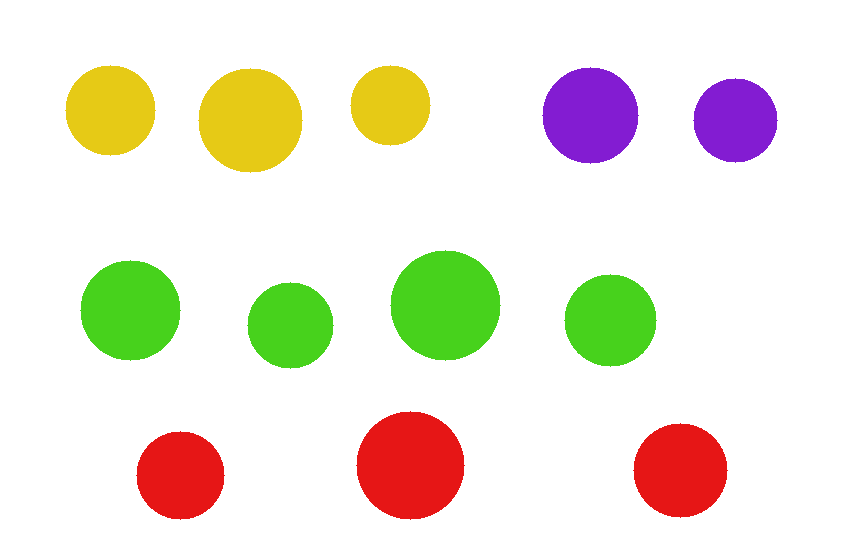
#> input picture tarea 4/video18/lunares.png, 860 x 560 px
$ python video18_contador3.py
#> lines starting #> are read from the running program, lines starting #| are printed output that depends on the picture; after the words box and inside, x2 and y2 are one past the last pixel; in counts of white or black regions, pixels touching at a corner belong together
import cv2
import numpy as np


# Funcion para dibujar y numerar los contornos
def dibujar_contornos(imagen, contornos, color):

    contador = 0

    for contorno in contornos:

        area = cv2.contourArea(contorno)

        # Evitar objetos demasiado pequeños
        if area > 500:

            contador += 1

            M = cv2.moments(contorno)

            if M["m00"] != 0:

                x = int(M["m10"] / M["m00"])
                y = int(M["m01"] / M["m00"])

                # Dibujar contorno
                cv2.drawContours(
                    imagen,
                    [contorno],
                    -1,
                    color,
                    3
                )

                # Escribir numero
                cv2.putText(
                    imagen,
                    str(contador),
                    (x - 10, y + 10),
                    cv2.FONT_HERSHEY_SIMPLEX,
                    0.8,
                    (0, 0, 0),
                    2
                )

    return contador


# ==========================================
# LEER IMAGEN
# ==========================================

imagen = cv2.imread("lunares.png")
#> imagen is the input picture: shape (560, 860, 3); mean B, G, R 219.5, 233.3, 238.2

if imagen is None:
    print("Error: No se encontro lunares.png")
    exit()


# Convertir de BGR a HSV
imagenHSV = cv2.cvtColor(
    imagen,
    cv2.COLOR_BGR2HSV
)
#> imagenHSV: shape (560, 860, 3); mean H, S, V 8, 39.6, 248.8


# ==========================================
# RANGOS DE COLORES
# ==========================================

# Amarillo
amarillo_bajo = np.array([20, 100, 20], np.uint8)
amarillo_alto = np.array([32, 255, 255], np.uint8)

# Violeta
violeta_bajo = np.array([130, 100, 20], np.uint8)
violeta_alto = np.array([145, 255, 255], np.uint8)

# Verde
verde_bajo = np.array([36, 100, 20], np.uint8)
verde_alto = np.array([70, 255, 255], np.uint8)

# Rojo - primer rango
rojo_bajo1 = np.array([0, 100, 20], np.uint8)
rojo_alto1 = np.array([10, 255, 255], np.uint8)

# Rojo - segundo rango
rojo_bajo2 = np.array([175, 100, 20], np.uint8)
rojo_alto2 = np.array([179, 255, 255], np.uint8)


# ==========================================
# CREAR MASCARAS
# ==========================================

mascara_amarillo = cv2.inRange(
    imagenHSV,
    amarillo_bajo,
    amarillo_alto
)
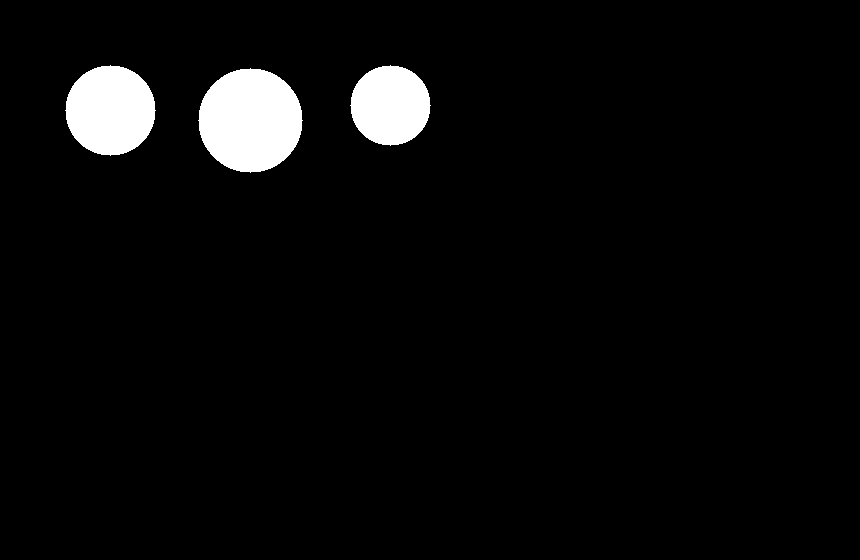
#> mascara_amarillo: shape (560, 860); 4.1% white; 3 white regions, box (x1, y1, x2, y2) and area: (198, 68, 303, 173) 8497, (65, 65, 156, 156) 6361, (350, 65, 431, 146) 5025

mascara_violeta = cv2.inRange(
    imagenHSV,
    violeta_bajo,
    violeta_alto
)
#> mascara_violeta: shape (560, 860); 2.6% white; 2 white regions, box (x1, y1, x2, y2) and area: (542, 67, 639, 164) 7213, (693, 78, 778, 163) 5525

mascara_verde = cv2.inRange(
    imagenHSV,
    verde_bajo,
    verde_alto
)
#> mascara_verde: shape (560, 860); 6.2% white; 4 white regions, box (x1, y1, x2, y2) and area: (390, 250, 501, 361) 9477, (80, 260, 181, 361) 7845, (564, 274, 657, 367) 6625, (247, 282, 334, 369) 5789

mascara_rojo1 = cv2.inRange(
    imagenHSV,
    rojo_bajo1,
    rojo_alto1
)
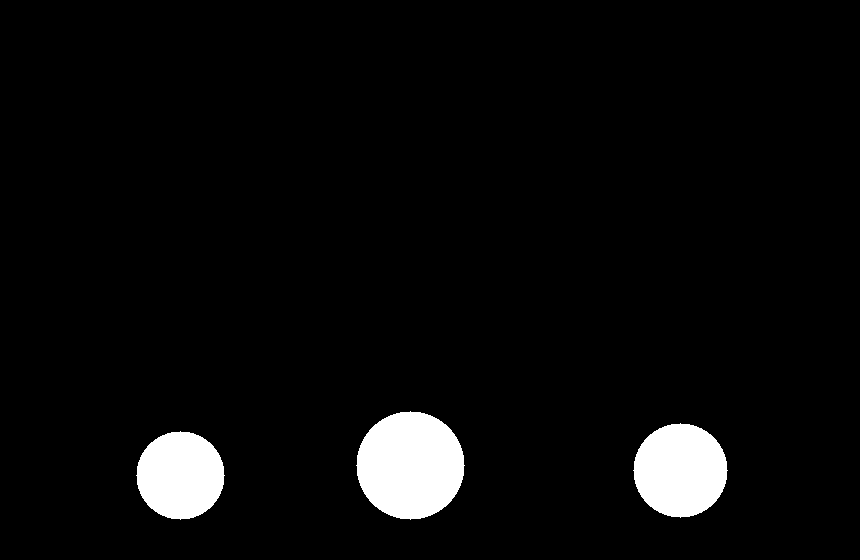
#> mascara_rojo1: shape (560, 860); 4.6% white; 3 white regions

mascara_rojo2 = cv2.inRange(
    imagenHSV,
    rojo_bajo2,
    rojo_alto2
)
#> mascara_rojo2: shape (560, 860); every value is 0

# Unir los dos rangos del rojo
mascara_rojo = cv2.add(
    mascara_rojo1,
    mascara_rojo2
)


# ==========================================
# ENCONTRAR CONTORNOS
# ==========================================

contornos_amarillo, _ = cv2.findContours(
    mascara_amarillo,
    cv2.RETR_EXTERNAL,
    cv2.CHAIN_APPROX_SIMPLE
)
#> contornos_amarillo = 3 contours; box (x1, y1, x2, y2) and area: (198, 68, 303, 173) 8350, (65, 65, 156, 156) 6234, (350, 65, 431, 146) 4912

contornos_violeta, _ = cv2.findContours(
    mascara_violeta,
    cv2.RETR_EXTERNAL,
    cv2.CHAIN_APPROX_SIMPLE
)
#> contornos_violeta = 2 contours; box (x1, y1, x2, y2) and area: (542, 67, 639, 164) 7078, (693, 78, 778, 163) 5406

contornos_verde, _ = cv2.findContours(
    mascara_verde,
    cv2.RETR_EXTERNAL,
    cv2.CHAIN_APPROX_SIMPLE
)
#> contornos_verde = 4 contours; box (x1, y1, x2, y2) and area: (390, 250, 501, 361) 9322, (80, 260, 181, 361) 7704, (564, 274, 657, 367) 6494, (247, 282, 334, 369) 5668

contornos_rojo, _ = cv2.findContours(
    mascara_rojo,
    cv2.RETR_EXTERNAL,
    cv2.CHAIN_APPROX_SIMPLE
)
#> contornos_rojo = 3 contours; box (x1, y1, x2, y2) and area: (356, 411, 465, 520) 8992, (633, 423, 728, 518) 6788, (136, 431, 225, 520) 5952


# ==========================================
# DIBUJAR Y CONTAR
# ==========================================

amarillos = dibujar_contornos(
    imagen,
    contornos_amarillo,
    (0, 255, 255)
)
#> the loop in dibujar_contornos, `for contorno in contornos: ` made 3 passes
#> (area, x, y) on passes 1 to 3: (8350, 250, 120), (4912, 390, 105), (6234, 110, 110)
#> after the loop in dibujar_contornos, `for contorno in contornos:`:
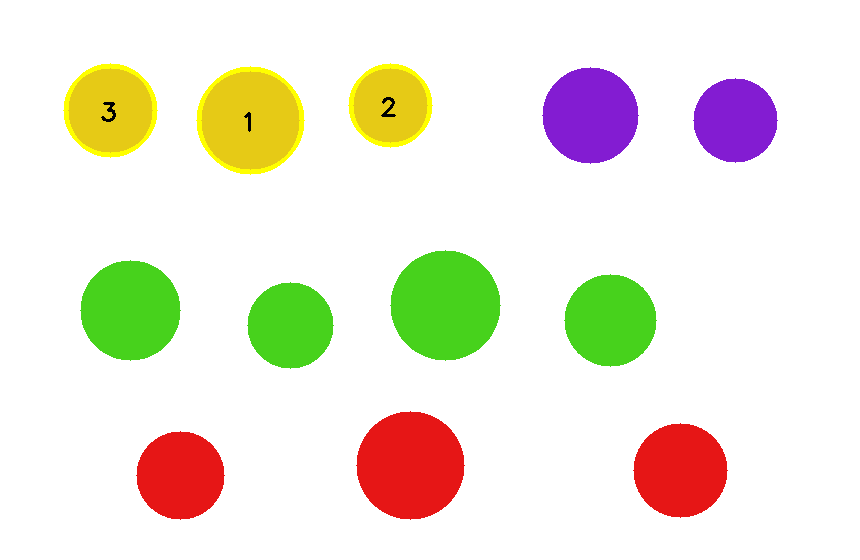
#> imagen: shape (560, 860, 3); 0.87% of pixels changed, all inside (x1, y1, x2, y2) = (63, 63, 433, 175)
#> after the loop in dibujar_contornos, `for contorno in contornos:`: contador = 3
#> amarillos = 3

violetas = dibujar_contornos(
    imagen,
    contornos_violeta,
    (140, 40, 120)
)
#> call 2 of dibujar_contornos, with color = (140, 40, 120)
#> the loop in dibujar_contornos (call 2), `for contorno in contornos: ` made 2 passes
#> (area, contador, x, y) on passes 1 to 2: (5406, 1, 735, 120), (7078, 2, 590, 115)
#> after the loop in dibujar_contornos (call 2), `for contorno in contornos:`:
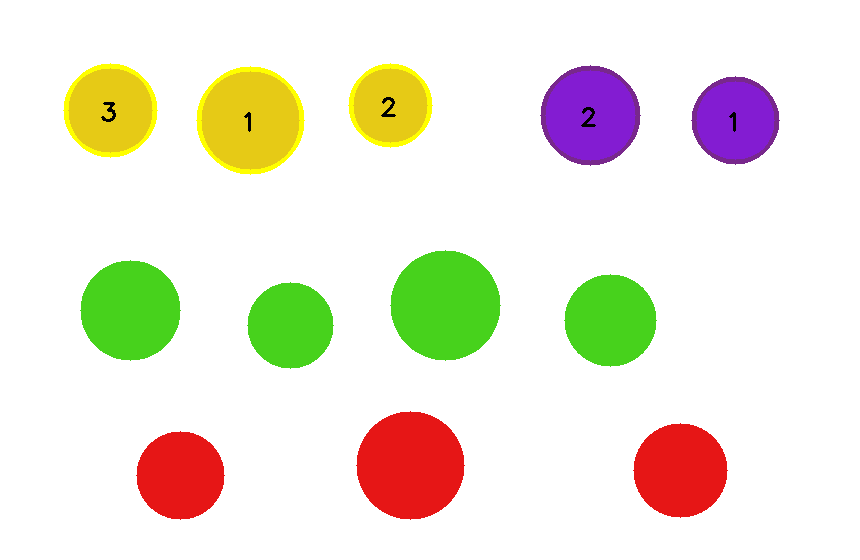
#> imagen: shape (560, 860, 3); 0.56% of pixels changed, all inside (x1, y1, x2, y2) = (540, 65, 780, 166)
#> after the loop in dibujar_contornos (call 2), `for contorno in contornos:`: contador = 2
#> violetas = 2

verdes = dibujar_contornos(
    imagen,
    contornos_verde,
    (0, 255, 0)
)
#> call 3 of dibujar_contornos, with color = (0, 255, 0)
#> the loop in dibujar_contornos (call 3), `for contorno in contornos: ` made 4 passes
#> (area, x, y) on passes 1 to 4: (5668, 290, 325), (6494, 610, 320), (7704, 130, 310), (9322, 445, 305)
#> after the loop in dibujar_contornos (call 3), `for contorno in contornos:`:
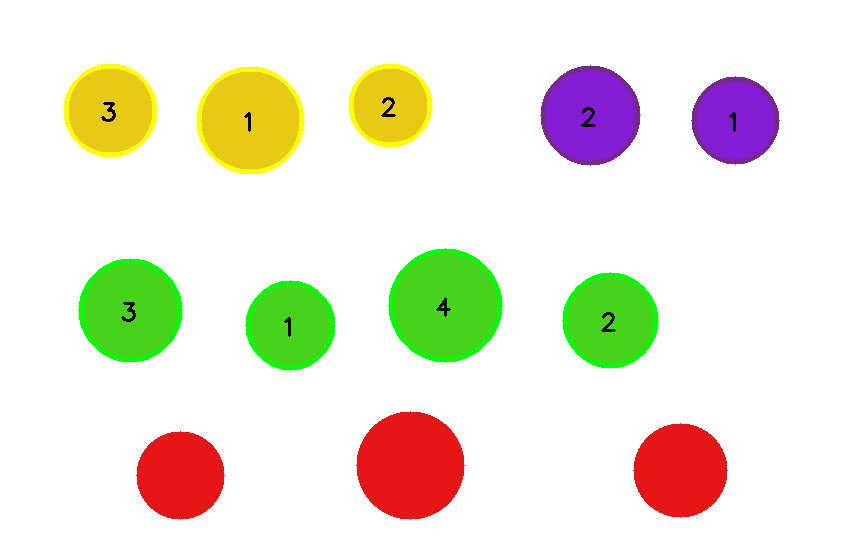
#> imagen: shape (560, 860, 3); 1.22% of pixels changed, all inside (x1, y1, x2, y2) = (78, 248, 659, 371)
#> after the loop in dibujar_contornos (call 3), `for contorno in contornos:`: contador = 4
#> verdes = 4

rojos = dibujar_contornos(
    imagen,
    contornos_rojo,
    (0, 0, 255)
)
#> call 4 of dibujar_contornos, with color = (0, 0, 255)
#> the loop in dibujar_contornos (call 4), `for contorno in contornos: ` made 3 passes
#> (area, x, y) on passes 1 to 3: (5952, 180, 475), (6788, 680, 470), (8992, 410, 465)
#> after the loop in dibujar_contornos (call 4), `for contorno in contornos:`:
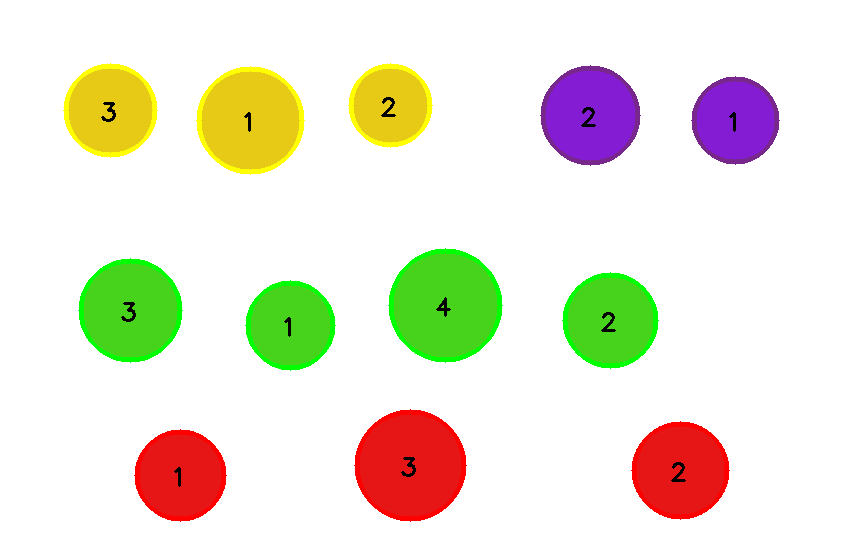
#> imagen: shape (560, 860, 3); 0.92% of pixels changed, all inside (x1, y1, x2, y2) = (134, 409, 730, 522)
#> after the loop in dibujar_contornos (call 4), `for contorno in contornos:`: contador = 3
#> rojos = 3


# Total
total = amarillos + violetas + verdes + rojos
#> total = 12


# Mostrar resultados en terminal
print("Amarillos:", amarillos)
#| Amarillos: 3
print("Violetas:", violetas)
#| Violetas: 2
print("Verdes:", verdes)
#| Verdes: 4
print("Rojos:", rojos)
#| Rojos: 3
print("Total de objetos:", total)
#| Total de objetos: 12


# ==========================================
# IMAGEN RESUMEN
# ==========================================

resumen = 255 * np.ones(
    (250, 250, 3),
    dtype=np.uint8
)

cv2.putText(
    resumen,
    "CONTEO",
    (60, 30),
    cv2.FONT_HERSHEY_SIMPLEX,
    0.8,
    (0, 0, 0),
    2
)
#> resumen: shape (250, 250, 3); 98.7% white; 6 black regions, box (x1, y1, x2, y2) and area: (97, 12, 111, 32) 157, (141, 12, 157, 32) 144, (78, 12, 94, 32) 143, (127, 12, 140, 32) 130, (61, 12, 76, 32) 121, (112, 12, 126, 32) 87

cv2.circle(resumen, (30, 70), 15, (0, 255, 255), -1)
cv2.putText(resumen, str(amarillos), (60, 80),
            cv2.FONT_HERSHEY_SIMPLEX, 0.8, (0, 0, 0), 2)

cv2.circle(resumen, (30, 110), 15, (140, 40, 120), -1)
cv2.putText(resumen, str(violetas), (60, 120),
            cv2.FONT_HERSHEY_SIMPLEX, 0.8, (0, 0, 0), 2)

cv2.circle(resumen, (30, 150), 15, (0, 255, 0), -1)
cv2.putText(resumen, str(verdes), (60, 160),
            cv2.FONT_HERSHEY_SIMPLEX, 0.8, (0, 0, 0), 2)

cv2.circle(resumen, (30, 190), 15, (0, 0, 255), -1)
cv2.putText(resumen, str(rojos), (60, 200),
            cv2.FONT_HERSHEY_SIMPLEX, 0.8, (0, 0, 0), 2)

cv2.putText(
    resumen,
    "Total: " + str(total),
    (30, 235),
    cv2.FONT_HERSHEY_SIMPLEX,
    0.7,
    (0, 0, 0),
    2
)
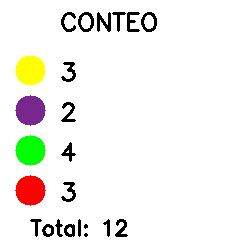
#> resumen: shape (250, 250, 3); mean of channels 0, 1, 2 237.4, 242.1, 243; drawn as B, G, R


# Mostrar ventanas
cv2.imshow("Objetos por color", imagen)
cv2.imshow("Resumen", resumen)

cv2.waitKey(0)
cv2.destroyAllWindows()
